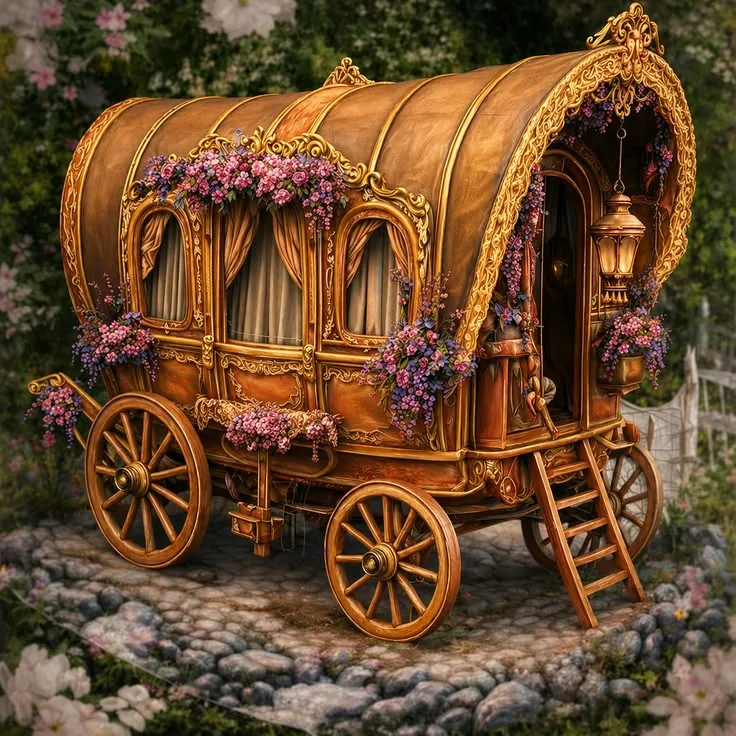
#> input picture assets/carroca-ouro.webp, 736 x 736 px, given in place of carroca-ouro-recorte.png, which was not available
$ python ver_rodas.py ../../assets/carroca-ouro.webp
#> lines starting #> are read from the running program, lines starting #| are printed output that depends on the picture
"""Amplia as duas rodas da frente e desenha por cima a elipse candidata (centro, semi-eixos, inclinação)."""
import sys, math
from pathlib import Path
from PIL import Image, ImageDraw

p = Path(__file__).parent / "rodada2"
img = Image.open(p / "carroca-ouro-recorte.png").convert("RGBA")
fundo = Image.new("RGBA", img.size, (30, 10, 16, 255)); fundo.alpha_composite(img)
#> after `fundo = Image.new('RGBA', img.size, (30, 10, 16, 255))`:
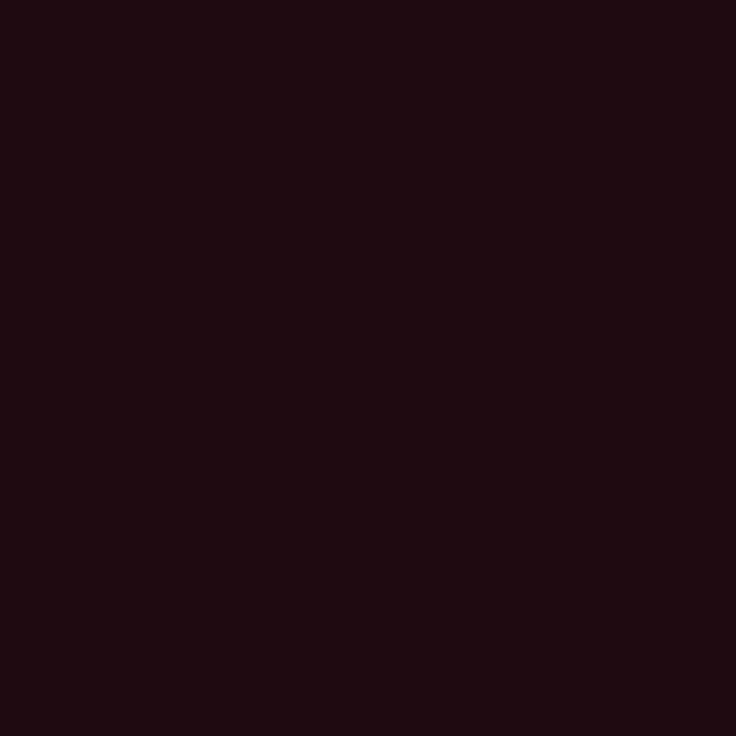
#> fundo: PIL image 736x736 RGBA; mean R, G, B, A 30, 10, 16, 255
# cada roda: cx, cy, rx (semi-eixo menor), ry (maior), ângulo do eixo maior em graus (0 = vertical)
#> (the run stopped early here; a loop or call above may not have finished)

$ run again, on assets/carroca-roda1.webp
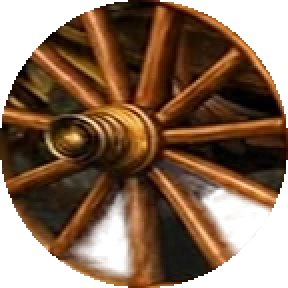
#> input picture assets/carroca-roda1.webp, 144 x 144 px, given in place of carroca-ouro-recorte.png, which was not available (shown 2 times larger)
#> img is the input picture: PIL image 144x144 RGBA; mean R, G, B, A 91.7, 51, 21.5, 182.6
#> `fundo.alpha_composite(img)`:
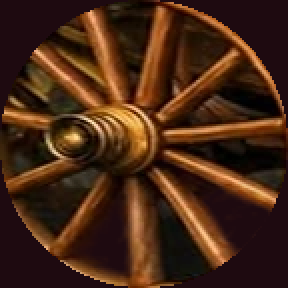
#> fundo: PIL image 144x144 RGBA (shown 2 times larger); mean R, G, B, A 71.8, 39.7, 20.8, 255

$ run again, on assets/carroca-roda2.webp
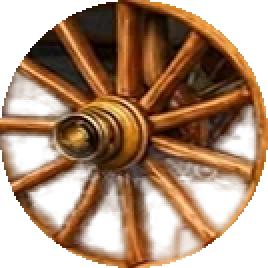
#> input picture assets/carroca-roda2.webp, 134 x 134 px, given in place of carroca-ouro-recorte.png, which was not available (shown 2 times larger)
#> img is the input picture: PIL image 134x134 RGBA; mean R, G, B, A 119.3, 67.4, 29, 151.6
#> `fundo.alpha_composite(img)`:
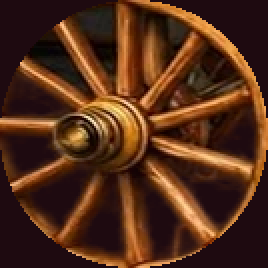
#> fundo: PIL image 134x134 RGBA (shown 2 times larger); mean R, G, B, A 82.9, 44.9, 24.5, 255
